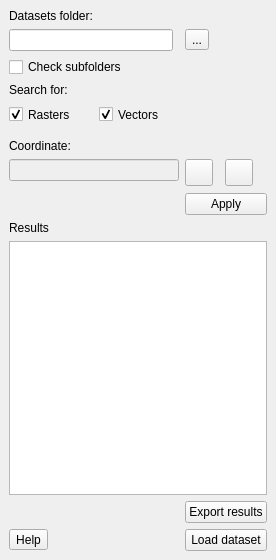
<?xml version="1.0" encoding="UTF-8"?>
<ui version="4.0">
 <class>FindDatasetDockWidgetBase</class>
 <widget class="QDockWidget" name="FindDatasetDockWidgetBase">
  <property name="geometry">
   <rect>
    <x>0</x>
    <y>0</y>
    <width>276</width>
    <height>560</height>
   </rect>
  </property>
  <property name="floating">
   <bool>false</bool>
  </property>
  <property name="windowTitle">
   <string>Find Dataset</string>
  </property>
  <widget class="QWidget" name="dockWidgetContents">
   <property name="enabled">
    <bool>true</bool>
   </property>
   <property name="layoutDirection">
    <enum>Qt::LeftToRight</enum>
   </property>
   <layout class="QGridLayout" name="gridLayout">
    <item row="7" column="1" colspan="3">
     <widget class="QFrame" name="frame">
      <property name="minimumSize">
       <size>
        <width>150</width>
        <height>30</height>
       </size>
      </property>
      <property name="frameShape">
       <enum>QFrame::NoFrame</enum>
      </property>
      <property name="frameShadow">
       <enum>QFrame::Raised</enum>
      </property>
      <widget class="QCheckBox" name="rastersBox">
       <property name="geometry">
        <rect>
         <x>0</x>
         <y>0</y>
         <width>92</width>
         <height>23</height>
        </rect>
       </property>
       <property name="text">
        <string>Rasters</string>
       </property>
       <property name="checked">
        <bool>true</bool>
       </property>
      </widget>
      <widget class="QCheckBox" name="vectorsBox">
       <property name="geometry">
        <rect>
         <x>90</x>
         <y>0</y>
         <width>92</width>
         <height>23</height>
        </rect>
       </property>
       <property name="text">
        <string>Vectors</string>
       </property>
       <property name="checked">
        <bool>true</bool>
       </property>
      </widget>
     </widget>
    </item>
    <item row="6" column="1">
     <widget class="QLabel" name="searchFor">
      <property name="text">
       <string>Search for:</string>
      </property>
     </widget>
    </item>
    <item row="11" column="3">
     <widget class="QPushButton" name="applyButton">
      <property name="text">
       <string>Apply</string>
      </property>
     </widget>
    </item>
    <item row="8" column="1">
     <widget class="QLabel" name="label_2">
      <property name="text">
       <string>Coordinate:</string>
      </property>
     </widget>
    </item>
    <item row="4" column="1">
     <widget class="QLineEdit" name="searchFolder"/>
    </item>
    <item row="3" column="1">
     <widget class="QLabel" name="label">
      <property name="text">
       <string>Datasets folder:</string>
      </property>
     </widget>
    </item>
    <item row="4" column="3">
     <widget class="QToolButton" name="toolButton">
      <property name="text">
       <string>...</string>
      </property>
     </widget>
    </item>
    <item row="5" column="1">
     <widget class="QCheckBox" name="recursiveSearch">
      <property name="text">
       <string>Check subfolders</string>
      </property>
     </widget>
    </item>
    <item row="12" column="1">
     <widget class="QLabel" name="label_4">
      <property name="text">
       <string>Results</string>
      </property>
     </widget>
    </item>
    <item row="13" column="1" colspan="3">
     <widget class="QTreeWidget" name="treeWidget">
      <property name="selectionMode">
       <enum>QAbstractItemView::MultiSelection</enum>
      </property>
      <property name="selectionBehavior">
       <enum>QAbstractItemView::SelectItems</enum>
      </property>
      <attribute name="headerVisible">
       <bool>false</bool>
      </attribute>
      <column>
       <property name="text">
        <string notr="true">1</string>
       </property>
      </column>
     </widget>
    </item>
    <item row="15" column="3">
     <widget class="QPushButton" name="loadButton">
      <property name="text">
       <string>Load dataset</string>
      </property>
     </widget>
    </item>
    <item row="14" column="3">
     <widget class="QPushButton" name="exportButton">
      <property name="text">
       <string>Export results</string>
      </property>
     </widget>
    </item>
    <item row="15" column="1">
     <widget class="QToolButton" name="helpButton">
      <property name="text">
       <string>Help</string>
      </property>
     </widget>
    </item>
    <item row="8" column="3" rowspan="3">
     <widget class="QFrame" name="frame_2">
      <property name="frameShape">
       <enum>QFrame::NoFrame</enum>
      </property>
      <property name="frameShadow">
       <enum>QFrame::Plain</enum>
      </property>
      <property name="lineWidth">
       <number>0</number>
      </property>
      <widget class="QToolButton" name="captureButton">
       <property name="geometry">
        <rect>
         <x>0</x>
         <y>20</y>
         <width>28</width>
         <height>27</height>
        </rect>
       </property>
       <property name="text">
        <string/>
       </property>
       <property name="iconSize">
        <size>
         <width>20</width>
         <height>20</height>
        </size>
       </property>
       <property name="checkable">
        <bool>true</bool>
       </property>
       <property name="checked">
        <bool>false</bool>
       </property>
      </widget>
      <widget class="QToolButton" name="captureButton_2">
       <property name="geometry">
        <rect>
         <x>40</x>
         <y>20</y>
         <width>28</width>
         <height>27</height>
        </rect>
       </property>
       <property name="text">
        <string/>
       </property>
       <property name="iconSize">
        <size>
         <width>20</width>
         <height>20</height>
        </size>
       </property>
       <property name="checkable">
        <bool>true</bool>
       </property>
      </widget>
     </widget>
    </item>
    <item row="9" column="1" colspan="2">
     <widget class="QLineEdit" name="coordinateText">
      <property name="enabled">
       <bool>false</bool>
      </property>
      <property name="mouseTracking">
       <bool>true</bool>
      </property>
      <property name="focusPolicy">
       <enum>Qt::ClickFocus</enum>
      </property>
      <property name="autoFillBackground">
       <bool>false</bool>
      </property>
      <property name="dragEnabled">
       <bool>false</bool>
      </property>
     </widget>
    </item>
   </layout>
  </widget>
 </widget>
 <resources/>
 <connections/>
</ui>
